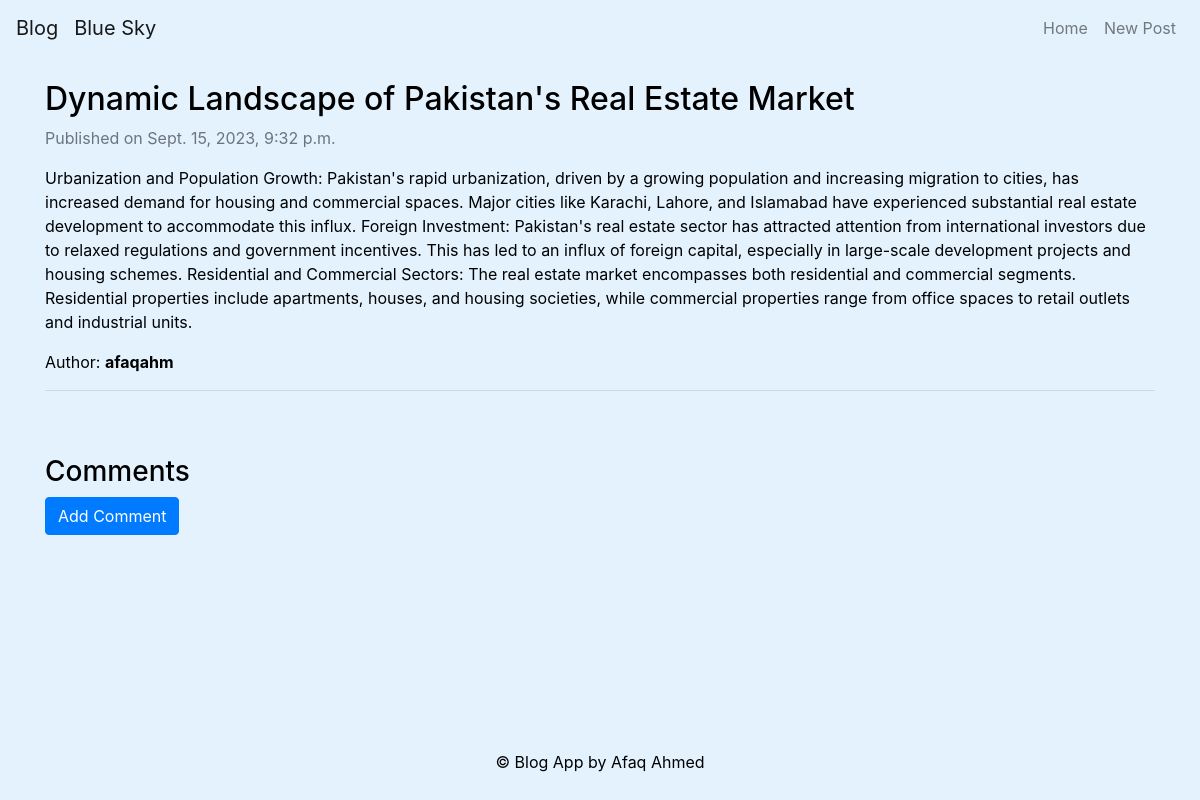
Screenshot of /blog/post/4/ with the database file from the repository.
### blog/models.py (models this page shows, shortened)
class Post(models.Model):
    title = models.CharField(max_length=200)
    content = models.TextField()
    pub_date = models.DateTimeField(auto_now_add=True)
    author = models.ForeignKey(settings.AUTH_USER_MODEL,  on_delete=models.CASCADE)
    tags = models.ManyToManyField(Tag)
    class Meta:
        verbose_name_plural="Post"

### blog/views.py (the view)
# urls.py: path('post/<int:pk>/', views.post_detail, name='post_detail'),
def post_detail(request, pk):
    post = get_object_or_404(Post, pk=pk)
    comments = post.comment_set.all()
    return render(request, 'blog/post_detail.html', {'post': post, 'comments': comments})

### blog/templates/blog/post_detail.html (shortened to what this page needs)
{% extends 'blog/base.html' %}
{% block content %}
    <h2>{{ post.title }}</h2>
    <p class ='text-muted' >Published on {{post.pub_date}} </p>
    <p>{{ post.content }}</p>
    <p>Author: <b>{{ post.author.username }}</b></p>
    <hr>
    <br>
    <br>
    <h3>Comments</h3>
    <a class="btn btn-primary" href="{% url 'blog:add_comment_to_post' post.pk %}">Add Comment</a>
{% endblock %}

### blog/templates/blog/base.html (style rules this page uses)
body { margin-bottom: 70px; }

### rows the page displays
Post: title "Dynamic Landscape of Pakistan's Real Estate Market", pub_date "Sept. 15, 2023, 9:32 p.m.", content "Urbanization and Population Growth: Pakistan's rapid urbanization, driven by a growing population and increasing migration to cities, has increased demand for housing and commercial spaces. Major cities like Karachi, Lahore, and Islamabad have experienced substantial real estate development to accommodate this influx. Foreign Investment: Pakistan's real estate sector has attracted attention from international investors due to relaxed regulations and government incentives. This has led to an influx of foreign capital, especially in large-scale development projects and housing schemes. Residential and Commercial Sectors: The real estate market encompasses both residential and commercial…", author.username "afaqahm"
